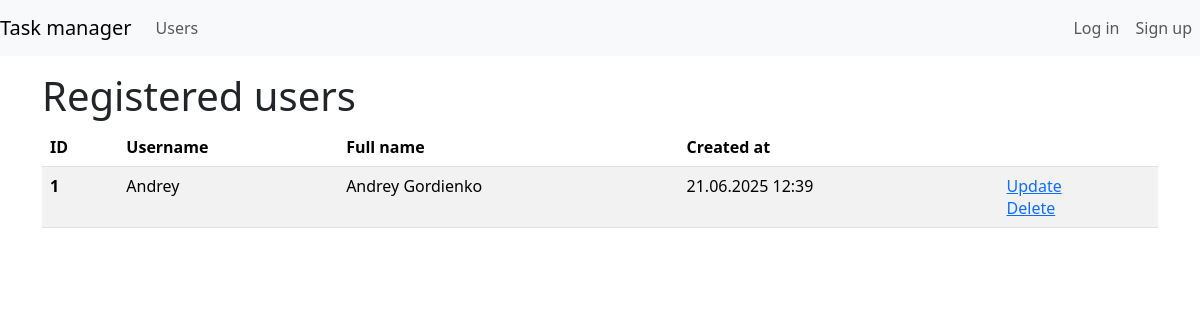
/users/, run on the app's committed database.
### task_manager/users/models.py (models this page shows)
class MyUser(AbstractUser):
    created_at = models.DateTimeField(
        _("Creation date"),
        default=timezone.now,
        editable=False
    )

### task_manager/users/views.py (the view)
# urls.py: path("", UsersView.as_view(), name="user_list"),
class UsersView(ListView):
    model = MyUser
    context_object_name = "user_list"
    template_name = "users/user_list.html"

### task_manager/templates/users/user_list.html (shortened to what this page needs)
{% extends "task_manager/base.html" %}
{% load i18n %}
{% load django_bootstrap5 %}
{% block content %}
<div class="mt-4">
    <h1 class="mt-1">{% translate "Registered users" %}</h1>
    {% if user_list %}
    <table class="table table-striped">
        <thead>
            <tr>
                <th scope="col">ID</th>
                <th scope="col">{% translate "Username" %}</th>
                <th scope="col">{% translate "Full name" %}</th>
                <th scope="col">{% translate "Created at" %}</th>
                <th></th>
            </tr>
        </thead>
        <tbody>
            {% for user in user_list %}
            <tr>
                <th scope="row"> {{ user.id }}</th>
                <td>{{ user.username }}</td>
                <td>{{ user.get_full_name }}</td>
                <td>{{ user.date_joined|date:"d.m.Y H:i"}}</td>
                <td>
                    <a href="{% url 'users:update_user' user.pk %}">{% translate 'Update' %}</a>
                    <br>
                    <a href="{% url 'users:delete_user' user.pk %}">{% translate 'Delete' %}</a>
                </td>
            </tr>
            {% endfor %}
        </tbody>
    </table>
    {% else %}
    <p>There are no users.</p>
    {% endif %}
    {% endblock %}

### data on the page
MyUser: id "1", username "Andrey", get_full_name "Andrey Gordienko", date_joined "21.06.2025 12:39"
